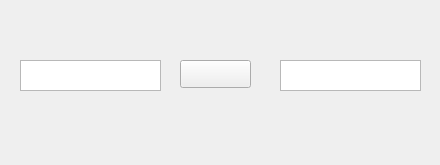
<?xml version="1.0" encoding="UTF-8"?>
<ui version="4.0">
 <class>Form</class>
 <widget class="QWidget" name="Form">
  <property name="geometry">
   <rect>
    <x>0</x>
    <y>0</y>
    <width>440</width>
    <height>165</height>
   </rect>
  </property>
  <property name="windowTitle">
   <string>Form</string>
  </property>
  <property name="accessibleName">
   <string/>
  </property>
  <property name="layoutDirection">
   <enum>Qt::LeftToRight</enum>
  </property>
  <widget class="QTextEdit" name="textEdit">
   <property name="geometry">
    <rect>
     <x>20</x>
     <y>60</y>
     <width>141</width>
     <height>31</height>
    </rect>
   </property>
   <property name="html">
    <string>&lt;!DOCTYPE HTML PUBLIC &quot;-//W3C//DTD HTML 4.0//EN&quot; &quot;http://www.w3.org/TR/REC-html40/strict.dtd&quot;&gt;
&lt;html&gt;&lt;head&gt;&lt;meta name=&quot;qrichtext&quot; content=&quot;1&quot; /&gt;&lt;style type=&quot;text/css&quot;&gt;
p, li { white-space: pre-wrap; }
&lt;/style&gt;&lt;/head&gt;&lt;body style=&quot; font-family:'MS Shell Dlg 2'; font-size:7.8pt; font-weight:400; font-style:normal;&quot;&gt;
&lt;p style=&quot;-qt-paragraph-type:empty; margin-top:0px; margin-bottom:0px; margin-left:0px; margin-right:0px; -qt-block-indent:0; text-indent:0px;&quot;&gt;&lt;br /&gt;&lt;/p&gt;&lt;/body&gt;&lt;/html&gt;</string>
   </property>
  </widget>
  <widget class="QTextEdit" name="textEdit_2">
   <property name="geometry">
    <rect>
     <x>280</x>
     <y>60</y>
     <width>141</width>
     <height>31</height>
    </rect>
   </property>
  </widget>
  <widget class="QPushButton" name="pushButton">
   <property name="geometry">
    <rect>
     <x>180</x>
     <y>60</y>
     <width>71</width>
     <height>28</height>
    </rect>
   </property>
   <property name="text">
    <string/>
   </property>
  </widget>
 </widget>
 <resources/>
 <connections/>
</ui>
